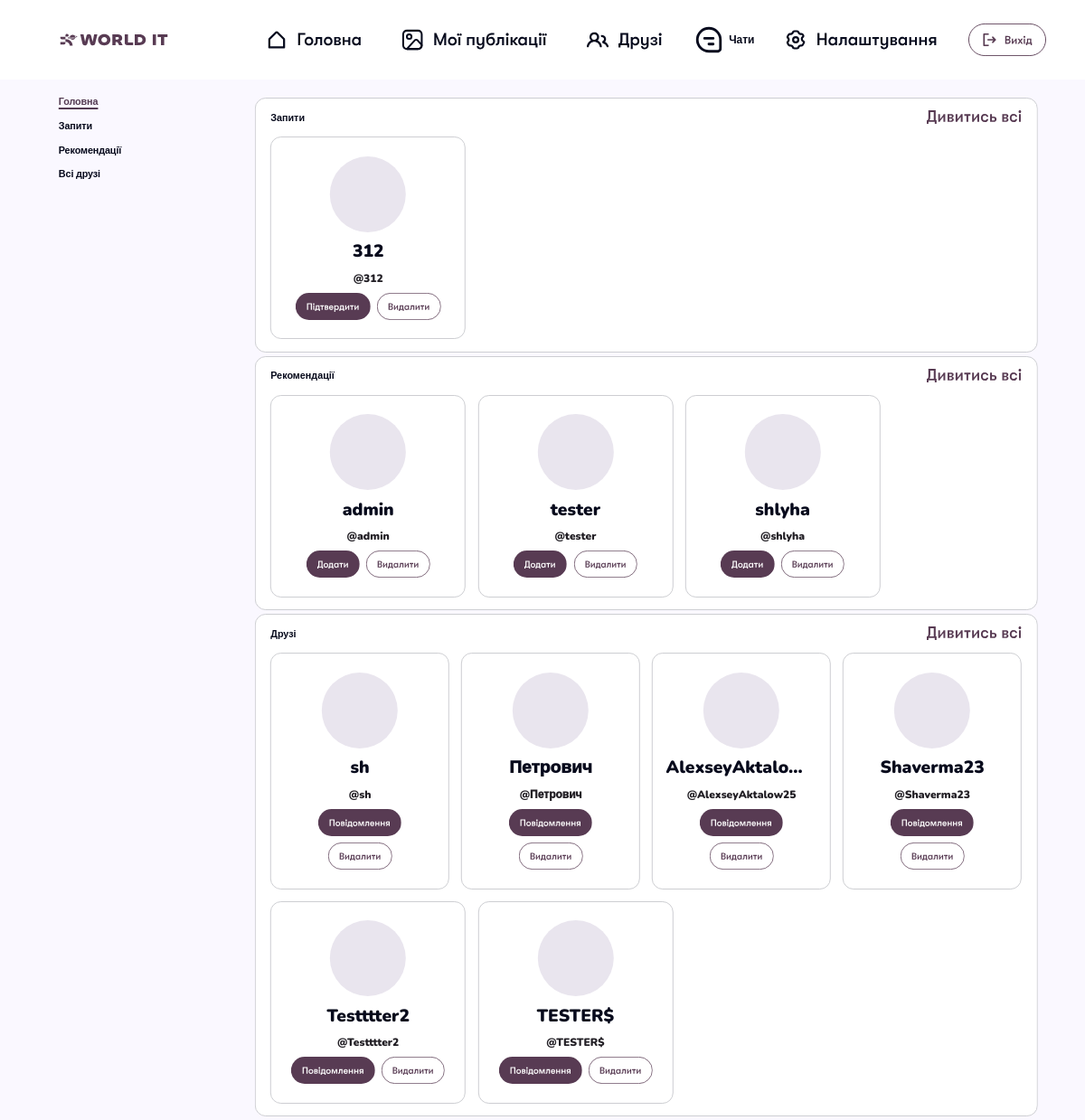
Page /user/ (signed in) on the committed database.
### user_app/models.py (models this page shows)
class User(AbstractUser):
    username = models.CharField(
        max_length=150,
        blank=True,
        null=True
    )
    email = models.EmailField(
        unique=True
    )
    USERNAME_FIELD = 'email'
    REQUIRED_FIELDS = []

### user_app/views.py (the view)
# urls.py: path('', FriendsView.as_view(), name='friends'),
class FriendsView(LoginRequiredMixin, TemplateView):
    template_name = 'user_app/friends.html'
    login_url = '/auth-form/'
    def get_context_data(self, **kwargs):
        context = super().get_context_data(**kwargs)
        hidden_ids = self.request.session.get('hidden_recommendations', [])
        context['sections'] = {
            'requests': {
                'title': 'Запити',
                'users': get_users_by_section(self.request.user, 'requests')[:3]
            },
            'recommendations': {
                'title': 'Рекомендації',
                'users': get_users_by_section(self.request.user, 'recommendations', hidden_ids=hidden_ids)[:6]
            },
            'friends': {
                'title': 'Друзі',
                'users': get_users_by_section(self.request.user, 'friends')[:6]
            },
        }
        return context

### user_app/templates/user_app/friends.html (shortened to what this page needs)
{% extends "base.html" %}
{% load static %}
{% block links %}
    <link rel="stylesheet" href="{% static 'user_static/user_index.css' %}">
{% endblock %}
{% block content %}
    <div class="friends-layout">
        {% include "user_app/particles/friends/friends_nav.html" %}
        {% include "user_app/particles/friends/friends_home.html" %}
    </div>
{% endblock %}

### templates/base.html (shortened to what this page needs)
{% load static %}
<!DOCTYPE html>
<html lang="ru">
<head>
    <link rel="stylesheet" href="{% static 'css/base.css' %}">
{% block links %}{% endblock %}
</head>
<body>
{% block header %}
    <header class="header">
        <div class="container">
            <img src="{% static 'images/wia.svg' %}" alt="wia" class="logo">
            <div class="navitems">
                <a href="/" class="{% if request.path == '/' %}active{% endif %}">
                    <img src="{% static 'images/Frame 1000002425.svg' %}" alt="Головна">
                </a>
                <a href="/post" class="{% if '/post' in request.path %}active{% endif %}">
                    <img src="{% static 'images/Frame 1000002427.svg' %}" alt="Мої публікації">
                </a>
                <a href="/friends" class="{% if '/friends' in request.path %}active{% endif %}">
                    <img src="{% static 'images/Frame 1000002426.svg' %}" alt="Друзі">
                </a>
                <a href="/chat/" class="{% if '/chat' in request.path %}active{% endif %} chat-nav-link">
                    <img src="{% static 'images/Property 1=Default.svg' %}" alt="Чати">
                    <span>Чати</span>
                </a>
                <a href="/" class="{% if '/settings' in request.path %}active{% endif %}">
                    <img src="{% static 'images/Frame 1000002429.svg' %}" alt="Налаштування">
                </a>
            </div>
            <a class="exit-knop" href="{% url 'logout' %}">
                <img src="{% static 'images/Button.svg' %}" alt="Вихід">
            </a>
        </div>
    </header>
{% endblock %}
<main>
    {% block content %}{% endblock %}
</main>
</body>
</html>

### user_app/templates/user_app/particles/friends/friends_nav.html
<nav class="friends-nav">
    <button type="button" id="friends-nav-home">Головна</button>
    <button type="button" data-section-link="requests">Запити</button>
    <button type="button" data-section-link="recommendations">Рекомендації</button>
    <button type="button" data-section-link="friends">Всі друзі</button>
</nav>

### user_app/templates/user_app/particles/friends/friends_home.html
{% load static %}
<main id="friends-home" class="friends-page">
    {% for key, section in sections.items %}
        <div class="friends-block">
            <div class="friends-block-header">
                <h2>{{ section.title }}</h2>
                <img src="{% static 'images/see_all.svg' %}"
                    alt="Дивитись всі"
                    data-section-link="{{ key }}"
                    style="cursor:pointer;">
            </div>
            <div class="friends-cards-grid" data-home-section="{{ key }}">
                {% include "user_app/particles/friends/friend_cards.html" with users=section.users section=key %}
            </div>
        </div>
    {% endfor %}
</main>

### user_app/templates/user_app/particles/friends/friend_cards.html
{% load static %}
{% for person in users %}
    <article class="friend-card" data-person-id="{{ person.id }}">
        <div class="friend-card-avatar"></div>
        <div class="friend-card-name">{% firstof person.username person.email %}</div>
        <div class="friend-card-username">@{{ person.username }}</div>
        <div class="friend-card-actions">
            {% if section == "requests" %}
                <img src="{% static 'images/AcceptButton.svg' %}" alt="Підтвердити" data-action="accept" style="cursor:pointer;">
                <img src="{% static 'images/DeleteButton.svg' %}" alt="Відхилити" data-action="reject" style="cursor:pointer;">
            {% elif section == "recommendations" %}
                <img src="{% static 'images/AddButton.svg' %}" alt="Додати" data-action="request" style="cursor:pointer;">
                <img src="{% static 'images/DeleteButton.svg' %}" alt="Видалити" data-action="hide" style="cursor:pointer;">
            {% else %}
                <img src="{% static 'images/MessageButton.svg' %}" alt="Повідомлення" data-action="message" style="cursor:pointer;">
                <img src="{% static 'images/DeleteButton.svg' %}" alt="Видалити" data-action="delete" style="cursor:pointer;">
            {% endif %}
        </div>
    </article>
{% empty %}
    <p class="friends-empty">Порожньо</p>
{% endfor %}

### static/css/base.css (style rules this page uses)
body { font-family: 'Nunito', sans-serif; margin: 0; min-height: 100vh; background-color: #FAF8FF; overflow-x: hidden; }
html, body { overflow-x: hidden; }
button { font: sans-serif; }
.header { width: 100%; position: sticky; top: 0; z-index: 100; background-color: #FFFFFF; display: flex; flex-direction: column; }
.container { width: 100%; min-height: 11vh; padding: 3vh clamp(2.5vw, 5.5vw, 8vw) 3vh clamp(2.5vw, 5.5vw, 8vw); box-sizing: border-box; display: flex; align-items: center; flex-wrap: nowrap; }
.logo { width: 10vw; height: auto; display: block; flex-shrink: 0; }
.navitems { position: static; display: flex; align-items: center; gap: 2vw; height: 4.3vh; flex-shrink: 0; margin-left: auto; }
.navitems a { position: relative; display: flex; align-items: center; justify-content: center; border-radius: 0.6vw; transition: transform 0.1s ease; }
.navitems a img { display: block; height: 4.3vh; width: auto; }
.navitems a::before { content: ""; position: absolute; top: -0.8vh; bottom: -0.8vh; left: -0.6vw; right: -0.6vw; background-color: #EAE6F7; border-radius: 0.6vw; opacity: 0; transition: opacity 0.2s ease; z-index: -1; }
.chat-nav-link { padding: 0; gap: 0.4vw; border-radius: 0.4vw; height: 4.3vh; width: fit-content; box-sizing: border-box; text-decoration: none; display: flex; align-items: center; }
.chat-nav-link img { width: 1.4vw; height: 1.4vw; flex-shrink: 0; }
.chat-nav-link span { font-size: 1vw; font-weight: 800; color: #070A1C; margin: 0; line-height: 100%; letter-spacing: -0.01em; white-space: nowrap; text-decoration: none; height: auto; display: inline; }
.exit-knop { width: auto; display: inline-block; padding: 0; margin-left: 2vw; margin-right: -1.9vw; flex-shrink: 0; }
.exit-knop img { display: block; height: 4.5vh; width: auto; }

### rows in the picture
User: username "312"
User: username "admin"
User: username "tester"
User: username "shlyha"
User: username "sh"
User: username "Петрович"
User: username "AlexseyAktalo…", username "AlexseyAktalow25"
User: username "Shaverma23"
User: username "Testttter2"
User: username "TESTER$"

### other values in the picture
{{ section.title }} "Запити" "Рекомендації" "Друзі"
